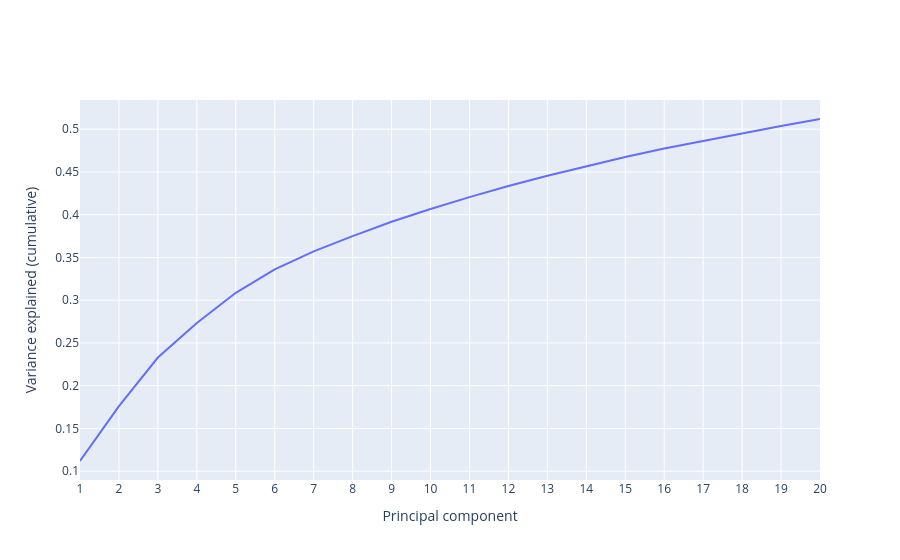

Notebook source saved alongside this figure:
### Code cell
# Create a cumulative sum of elements in the fracs array
x = np.arange(1, len(fracs) + 1)
y = np.cumsum(fracs) 

# Plotting the variance explained by cumulative proportion
fig = go.Figure(data = go.Scatter(x = x, y = y))
fig.update_layout(xaxis_title = 'Principal component', 
                  yaxis_title = 'Variance explained (cumulative)', 
                  xaxis = dict(dtick = 1.0))
fig.show()

### Figure 1 — Plotly figure (JSON) as saved in the notebook; plotly's stock layout.template omitted (floating-point values rounded to 4 significant figures)
{"data": [{"type": "scatter", "x": [1, 2, 3, 4, 5, 6, 7, 8, 9, 10, 11, 12, 13, 14, 15, 16, 17, 18, 19, 20], "y": [0.1119, 0.1761, 0.233, 0.2733, 0.3087, 0.336, 0.3571, 0.375, 0.3917, 0.4067, 0.4205, 0.4336, 0.4455, 0.4568, 0.4675, 0.4775, 0.4865, 0.4952, 0.5038, 0.512]}], "layout": {"xaxis": {"dtick": 1, "title": {"text": "Principal component"}}, "yaxis": {"title": {"text": "Variance explained (cumulative)"}}}}
